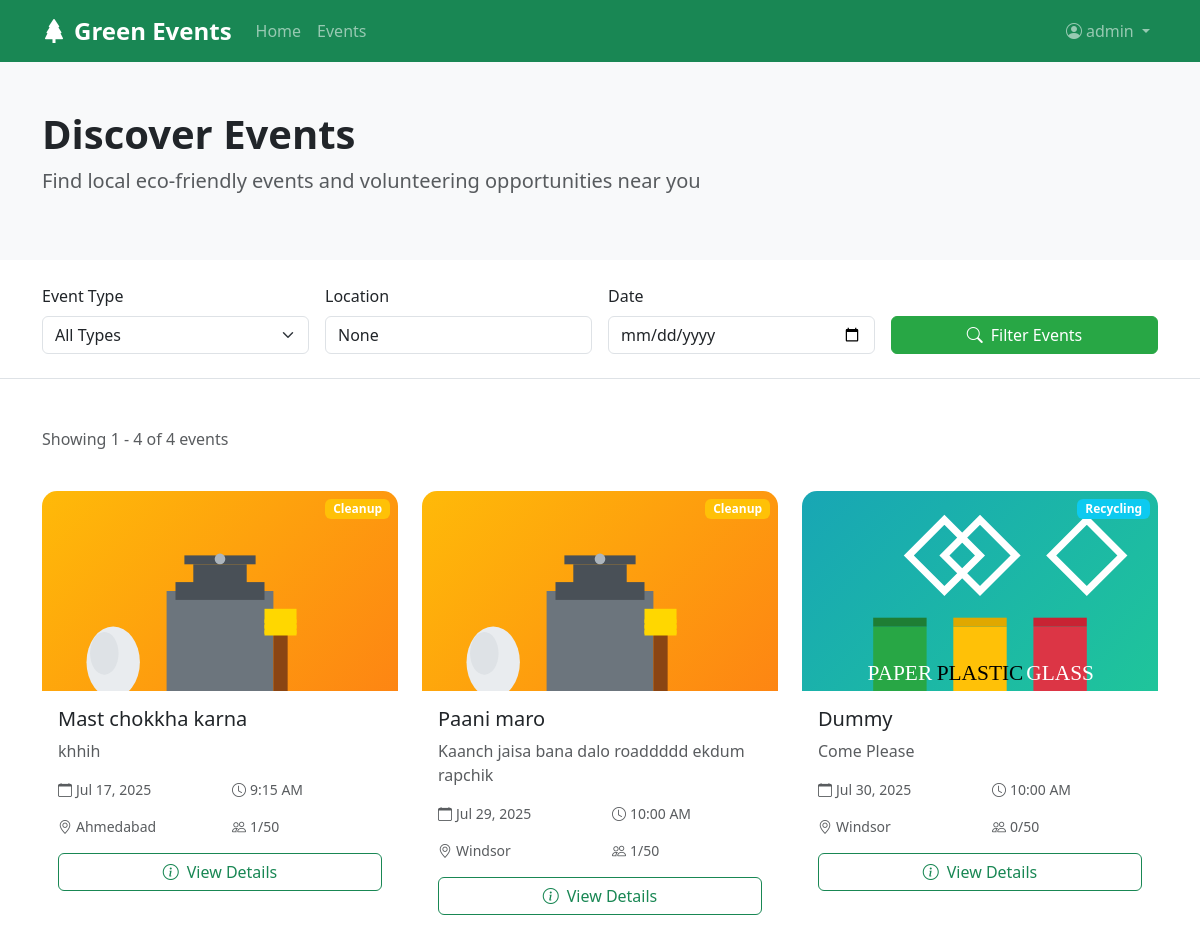
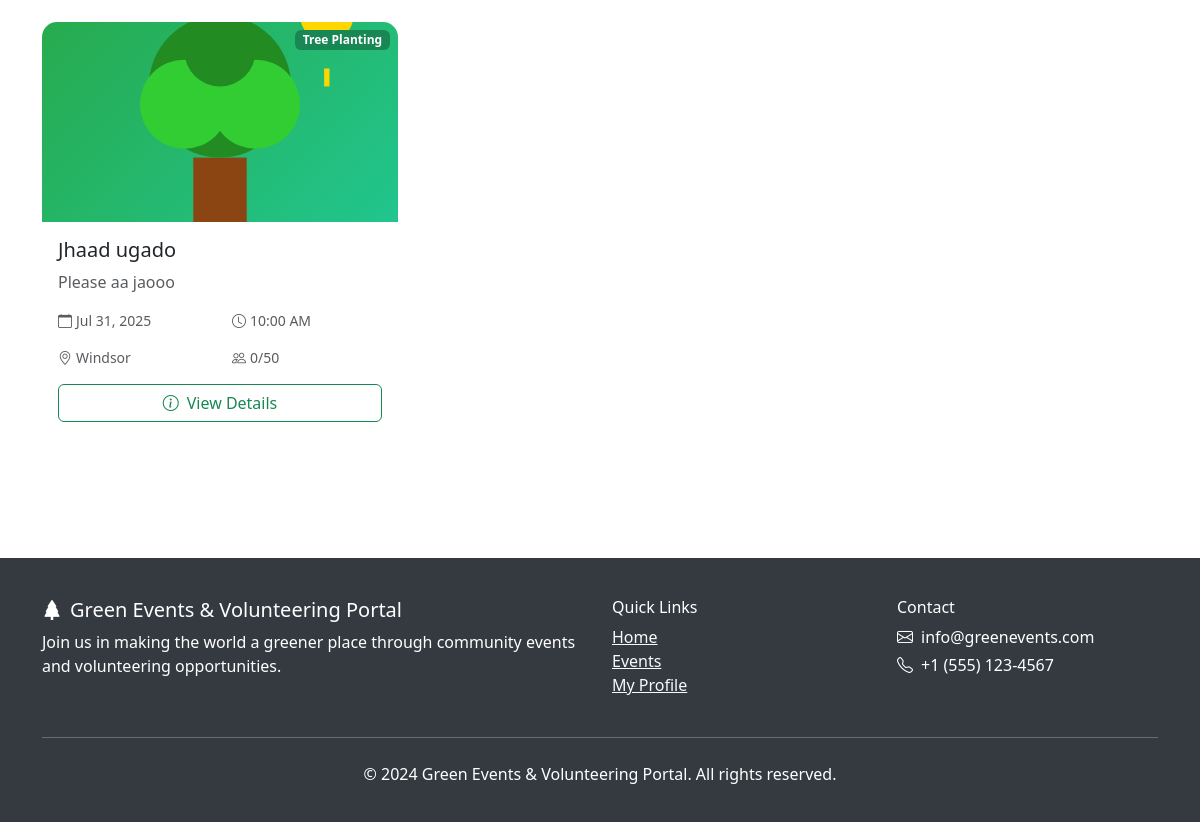
Page /events/ (signed in) on the committed database (2 pictures, top to bottom).
### GreenTech/models.py (models this page shows, shortened)
class Event(models.Model):
    EVENT_TYPES = [
        ('tree_planting', 'Tree Planting'),
        ('cleanup', 'Cleanup'),
        ('recycling', 'Recycling'),
        ('education', 'Environmental Education'),
        ('conservation', 'Wildlife Conservation'),
        ('other', 'Other'),
    ]
    title = models.CharField(max_length=200)
    description = models.TextField()
    event_type = models.CharField(max_length=20, choices=EVENT_TYPES)
    location = models.CharField(max_length=200)
    latitude = models.DecimalField(max_digits=9, decimal_places=6, null=True, blank=True)
    longitude = models.DecimalField(max_digits=9, decimal_places=6, null=True, blank=True)
    date = models.DateField()
    start_time = models.TimeField()
    end_time = models.TimeField()
    max_participants = models.IntegerField(default=50)
    current_participants = models.IntegerField(default=0)
    organizer = models.ForeignKey(User, on_delete=models.CASCADE)
    created_at = models.DateTimeField(auto_now_add=True)
    updated_at = models.DateTimeField(auto_now=True)
    is_active = models.BooleanField(default=True)
    image = models.ImageField(upload_to='event_images/', null=True, blank=True)
    @property
    def is_full(self):
        return self.current_participants >= self.max_participants
    def get_event_image_url(self):
        if self.image:
            return self.image.url
        return get_event_type_image(self.event_type)
    def get_event_color_class(self):
        return get_event_type_color(self.event_type)

### GreenTech/views.py (the view)
# urls.py: path('events/', views.events, name='events'),
def events(request):
    events_list = Event.objects.filter(is_active=True).order_by('date', 'start_time')
    event_type = request.GET.get('event_type')
    location = request.GET.get('location')
    date_filter = request.GET.get('date')
    if event_type:
        events_list = events_list.filter(event_type=event_type)
    if location:
        events_list = events_list.filter(location__icontains=location)
    if date_filter:
        events_list = events_list.filter(date=date_filter)
    paginator = Paginator(events_list, 9)
    page_number = request.GET.get('page')
    page_obj = paginator.get_page(page_number)
    context = {
        'page_obj': page_obj,
        'event_types': Event.EVENT_TYPES,
        'current_filters': {
            'event_type': event_type,
            'location': location,
            'date': date_filter,
        }
    }
    return render(request, "GreenTech/events.html", context)

### GreenTech/utils.py (called while the page is built)
def get_event_type_image(event_type):
    event_type_images = {
        'tree_planting': '/static/images/event-types/tree-planting.svg',
        'cleanup': '/static/images/event-types/cleanup.svg',
        'recycling': '/static/images/event-types/recycling.svg',
        'education': '/static/images/event-types/education.svg',
        'conservation': '/static/images/event-types/conservation.svg',
        'other': '/static/images/event-types/other.svg',
    }
    return event_type_images.get(event_type, event_type_images['other'])

def get_event_type_color(event_type):
    event_type_colors = {
        'tree_planting': 'success',
        'cleanup': 'warning',
        'recycling': 'info',
        'education': 'primary',
        'conservation': 'danger',
        'other': 'secondary',
    }
    return event_type_colors.get(event_type, event_type_colors['other'])

### templates/GreenTech/events.html (shortened to what this page needs)
{% extends 'GreenTech/base.html' %}
{% block content %}
<section class="py-5 bg-light">
    <div class="container">
        <div class="row">
            <div class="col-lg-8">
                <h1 class="fw-bold">Discover Events</h1>
                <p class="lead text-muted">Find local eco-friendly events and volunteering opportunities near you</p>
            </div>
        </div>
    </div>
</section>
<section class="py-4 border-bottom">
    <div class="container">
        <form method="get" class="row g-3">
            <div class="col-md-3">
                <label for="event_type" class="form-label">Event Type</label>
                <select name="event_type" id="event_type" class="form-select">
                    <option value="">All Types</option>
                </select>
            </div>
            <div class="col-md-3">
                <label for="location" class="form-label">Location</label>
                <input type="text" name="location" id="location" class="form-control"
                       placeholder="Enter location" value="{{ current_filters.location }}">
            </div>
            <div class="col-md-3">
                <label for="date" class="form-label">Date</label>
                <input type="date" name="date" id="date" class="form-control"
                       value="{{ current_filters.date }}">
            </div>
            <div class="col-md-3 d-flex align-items-end">
                <div class="d-grid gap-2 w-100">
                    <button type="submit" class="btn btn-green">
                        <i class="bi bi-search me-2"></i>Filter Events
                    </button>
                </div>
            </div>
        </form>
    </div>
</section>
<section class="py-5">
    <div class="container">
        {% if page_obj %}
            <div class="row mb-4">
                <div class="col">
                    <p class="text-muted">Showing {{ page_obj.start_index }} - {{ page_obj.end_index }} of {{ page_obj.paginator.count }} events</p>
                </div>
            </div>
            <div class="row">
                {% for event in page_obj %}
                    <div class="col-lg-4 col-md-6 mb-4">
                        <div class="card event-card h-100">
                            <div class="card-img-top position-relative" style="height: 200px; overflow: hidden;">
                                {% if event.image %}
                                    <img src="{{ event.image.url }}" class="w-100 h-100" alt="{{ event.title }}" style="object-fit: cover;">
                                {% else %}
                                    <img src="{{ event.get_event_image_url }}" class="w-100 h-100" alt="{{ event.title }}" style="object-fit: cover;">
                                {% endif %}
                                <span class="badge bg-{{ event.get_event_color_class }} position-absolute top-0 end-0 m-2 event-type-badge">
                                    {{ event.get_event_type_display }}
                                </span>
                            </div>
                            <div class="card-body">
                                <h5 class="card-title">{{ event.title }}</h5>
                                <p class="card-text text-muted">{{ event.description|truncatewords:20 }}</p>
                                <div class="row text-muted small mb-3">
                                    <div class="col-6">
                                        <i class="bi bi-calendar me-1"></i>{{ event.date|date:"M d, Y" }}
                                    </div>
                                    <div class="col-6">
                                        <i class="bi bi-clock me-1"></i>{{ event.start_time|time:"g:i A" }}
                                    </div>
                                </div>
                                <div class="row text-muted small mb-3">
                                    <div class="col-6">
                                        <i class="bi bi-geo-alt me-1"></i>{{ event.location }}
                                    </div>
                                    <div class="col-6">
                                        <i class="bi bi-people me-1"></i>{{ event.current_participants }}/{{ event.max_participants }}
                                    </div>
                                </div>
                                <div class="d-grid">
                                    <a href="{% url 'event_detail' event.id %}" class="btn btn-outline-success">
                                        <i class="bi bi-info-circle me-2"></i>View Details
                                    </a>
                                </div>
                            </div>
                        </div>
                    </div>
                {% endfor %}
            </div>
        {% endif %}
    </div>
</section>
{% endblock %}

### templates/GreenTech/base.html (shortened to what this page needs)
<!DOCTYPE html>
<html lang="en">
<head>
    <link href="https://cdn.jsdelivr.net/npm/bootstrap@5.3.0/dist/css/bootstrap.min.css" rel="stylesheet">
    <link href="https://cdn.jsdelivr.net/npm/bootstrap-icons@1.10.0/font/bootstrap-icons.css" rel="stylesheet">
    <link rel="stylesheet" href="https://unpkg.com/leaflet@1.9.4/dist/leaflet.css" />
</head>
<body>
    {% block main_navbar %}
    <nav class="navbar navbar-expand-lg navbar-dark bg-success">
        <div class="container">
            <a class="navbar-brand" href="{% url 'home' %}">
                <i class="bi bi-tree-fill me-2"></i>Green Events
            </a>
            <div class="collapse navbar-collapse" id="navbarNav">
                <ul class="navbar-nav me-auto">
                    <li class="nav-item">
                        <a class="nav-link" href="{% url 'home' %}">Home</a>
                    </li>
                    <li class="nav-item">
                        <a class="nav-link" href="{% url 'events' %}">Events</a>
                    </li>
                </ul>
                <ul class="navbar-nav">
                    {% if user.is_authenticated %}
                        <li class="nav-item dropdown">
                            <a class="nav-link dropdown-toggle" href="#" id="navbarDropdown" role="button" data-bs-toggle="dropdown">
                                <i class="bi bi-person-circle me-1"></i>{{ user.username }}
                            </a>
                        </li>
                    {% endif %}
                </ul>
            </div>
        </div>
    </nav>
    {% endblock %}
    <main>
        {% block content %}{% endblock %}
    </main>
    <footer class="footer mt-5">
        <div class="container">
            <div class="row">
                <div class="col-md-6">
                    <h5><i class="bi bi-tree-fill me-2"></i>Green Events & Volunteering Portal</h5>
                    <p>Join us in making the world a greener place through community events and volunteering opportunities.</p>
                </div>
                <div class="col-md-3">
                    <h6>Quick Links</h6>
                    <ul class="list-unstyled">
                        <li><a href="{% url 'home' %}" class="text-light">Home</a></li>
                        <li><a href="{% url 'events' %}" class="text-light">Events</a></li>
                        {% if user.is_authenticated %}
                            <li><a href="{% url 'user_profile' %}" class="text-light">My Profile</a></li>
                        {% else %}
                            <li><a href="{% url 'signin' %}" class="text-light">Sign In</a></li>
                        {% endif %}
                    </ul>
                </div>
                <div class="col-md-3">
                    <h6>Contact</h6>
                    <p class="mb-1"><i class="bi bi-envelope me-2"></i>info@greenevents.com</p>
                    <p class="mb-1"><i class="bi bi-telephone me-2"></i>+1 (555) 123-4567</p>
                </div>
            </div>
            <hr class="my-4">
            <div class="text-center">
                <p>&copy; 2024 Green Events & Volunteering Portal. All rights reserved.</p>
            </div>
        </div>
    </footer>
</body>
</html>

### templates/GreenTech/base.html (style rules this page uses)
.event-card { transition: transform 0.3s ease, box-shadow 0.3s ease; border: none; border-radius: 15px; overflow: hidden; }
.event-type-badge { position: absolute; top: 10px; right: 10px; z-index: 1; }
.navbar-brand { font-weight: bold; font-size: 1.5rem; }
.footer { background-color: #343a40; color: white; padding: 40px 0 20px; }
.btn-green { background-color: #28a745; border-color: #28a745; color: white; }

### rows in the picture
Event: get_event_image_url (picture), event_type "Cleanup", title "Mast chokkha karna", description "khhih", date "Jul 17, 2025", start_time "9:15 AM", location "Ahmedabad", current_participants "1", max_participants "50"
Event: get_event_image_url (picture), event_type "Cleanup", title "Paani maro", description "Kaanch jaisa bana dalo roaddddd ekdum rapchik", date "Jul 29, 2025", start_time "10:00 AM", location "Windsor", current_participants "1", max_participants "50"
Event: get_event_image_url (picture), event_type "Recycling", title "Dummy", description "Come Please", date "Jul 30, 2025", start_time "10:00 AM", location "Windsor", current_participants "0", max_participants "50"
Event: shows a picture, event_type "Tree Planting", title "Jhaad ugado", description "Please aa jaooo", date "Jul 31, 2025", start_time "10:00 AM", location "Windsor", current_participants "0", max_participants "50"

### other values in the picture
{{ user.username }} "admin"
{{ page_obj.start_index }} "1"
{{ page_obj.end_index }} "4"
{{ page_obj.paginator.count }} "4"
